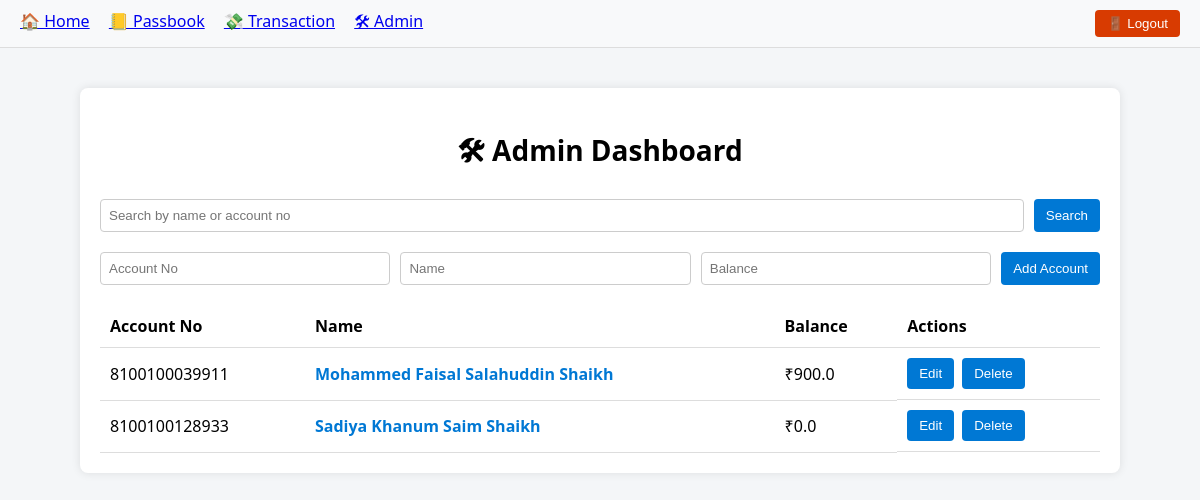
/admin (signed in), run on the app's committed database.
### tables this page shows
CREATE TABLE accounts (
        account_no INTEGER PRIMARY KEY,
        name TEXT,
        balance REAL DEFAULT 0,
        pin TEXT
    );

### app.py (the view)
@app.route('/admin')
@login_required
def admin_dashboard():
    if not session.get('is_admin'):
        flash("Access denied.")
        return redirect(url_for('home'))
    query = request.args.get('query', '').strip().lower()
    db = get_db()
    cursor = db.cursor()
    cursor.execute("SELECT account_no, name, balance FROM accounts")
    accounts = cursor.fetchall()
    filtered = [
        acc for acc in accounts
        if not query
        or query in str(acc['account_no'])
        or query in acc['name'].lower()
    ]
    return render_template('admin.html', accounts=filtered, query=query)

### app.py (called while the page is built)
def login_required(f):
    @wraps(f)
    def decorated_function(*args, **kwargs):
        if 'username' not in session:
            flash("Please log in to continue.")
            return redirect(url_for('login'))
        return f(*args, **kwargs)
    return decorated_function

### db.py (called while the page is built)
def get_db():
    if 'db' not in g:
        g.db = sqlite3.connect(DATABASE, timeout=5, check_same_thread=False)
        g.db.row_factory = sqlite3.Row
    return g.db

### templates/admin.html (shortened to what this page needs)
<!DOCTYPE html>
<html>
<head>
</head>
<body>
  {% include '_navbar.html' %}
  <div class="container">
    <h2>🛠 Admin Dashboard</h2>
    <form method="get" action="/admin" class="search-bar">
      <input type="text" name="query" placeholder="Search by name or account no" value="{{ query }}">
      <button type="submit">Search</button>
    </form>
    <form method="post" action="/admin/add" class="add-form">
      <input type="text" name="account_no" placeholder="Account No" required>
      <input type="text" name="name" placeholder="Name" required>
      <input type="number" name="balance" placeholder="Balance" required>
      <button type="submit">Add Account</button>
    </form>
    <table>
      <tr><th>Account No</th><th>Name</th><th>Balance</th><th>Actions</th></tr>
      {% for acc in accounts %}
      <tr>
        <td>{{ acc['account_no'] }}</td>
        <td>
          <a href="{{ url_for('passbook', account_no=acc['account_no']) }}" class="passbook-link">
            {{ acc['name'] }}
          </a>
        </td>
        <td>₹{{ acc['balance'] }}</td>
        <td class="action-buttons">
          <form method="get" action="/admin/edit/{{ acc['account_no'] }}" class="inline">
            <button type="submit">Edit</button>
          </form>
          <form method="post" action="/admin/delete/{{ acc['account_no'] }}" class="inline" onsubmit="return confirm('Are you sure you want to delete this account?');">
            <button type="submit">Delete</button>
          </form>
        </td>
      </tr>
      {% endfor %}
    </table>
  </div>
</body>
</html>

### templates/admin.html (style rules this page uses)
body { font-family: 'Segoe UI', sans-serif; background: #f4f6f8; margin: 0; padding: 0; }
.container { max-width: 1000px; margin: 40px auto; padding: 20px; background: white; border-radius: 8px; box-shadow: 0 0 10px rgba(0,0,0,0.1); }
h2 { text-align: center; margin-bottom: 20px; font-size: 28px; }
.search-bar, .add-form { display: flex; gap: 10px; margin-bottom: 20px; }
input[type="text"], input[type="number"] { padding: 8px; flex: 1; border: 1px solid #ccc; border-radius: 4px; }
button { padding: 8px 12px; background: #0078D4; color: white; border: none; border-radius: 4px; cursor: pointer; }
table { width: 100%; border-collapse: collapse; margin-top: 10px; }
th, td { padding: 10px; border-bottom: 1px solid #ddd; text-align: left; }
form.inline { display: inline; }
a.passbook-link { color: #0078D4; text-decoration: none; font-weight: bold; }
.action-buttons { display: flex; gap: 8px; }

### data on the page
accounts: account_no "8100100039911", name "Mohammed Faisal Salahuddin Shaikh", balance "900.0"
accounts: account_no "8100100128933", name "Sadiya Khanum Saim Shaikh", balance "0.0"
